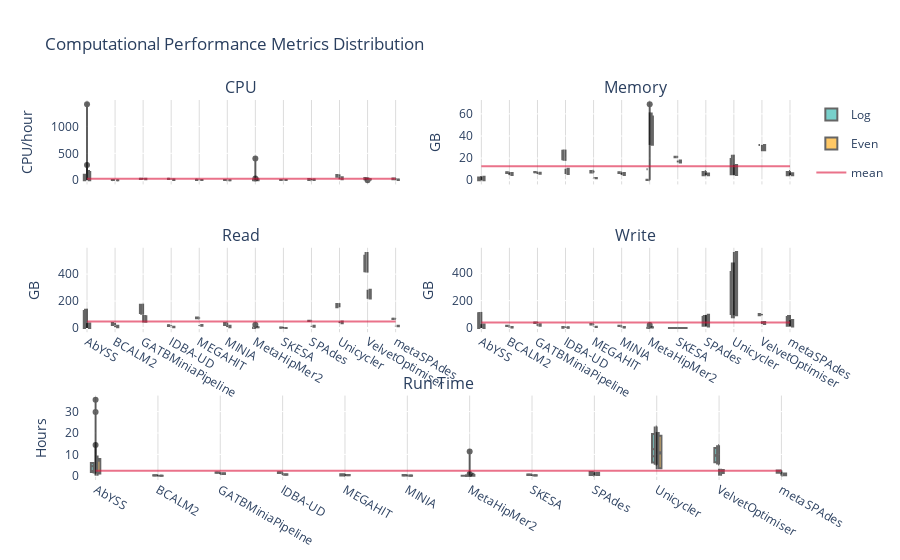

Here is the notebook cell this chart was saved with:
### Markdown cell above
###  Plot Data

### Code cell
fig_per_sample = make_subplots(rows=3, cols=2, shared_xaxes=True, 
                               subplot_titles=('CPU', 'Memory', 'Read', 'Write', 'Run Time'),
                               specs=[[{}, {}],[{}, {}],[{"colspan": 2}, None]])
row_coord = 1
col_coord = 1

for column in ['cpus', 'rss', 'rchar', 'wchar']:
    showlegend = True if (row_coord == 1 and col_coord == 1) else False

    #log
    fig_per_sample.add_trace(go.Violin(y=pipeline_stats_df[column][pipeline_stats_df['distribution'] == 'Log'],
                                    x=pipeline_stats_df['assembler'][pipeline_stats_df['distribution'] == 'Log'],
                                    legendgroup='Log', scalegroup='Log', name='Log', box_visible=True, line_color='black',
                                    meanline_visible=True, fillcolor='lightseagreen', opacity=0.6, side='negative',
                                    showlegend=showlegend, spanmode='hard'),
                          row=row_coord, col=col_coord)
    
    #even
    fig_per_sample.add_trace(go.Violin(y=pipeline_stats_df[column][pipeline_stats_df['distribution'] == 'Even'],
                                    x=pipeline_stats_df['assembler'][pipeline_stats_df['distribution'] == 'Even'],
                                    legendgroup='Even', scalegroup='Even', name='Even', box_visible=True, line_color='black',
                                    meanline_visible=True, fillcolor='orange', opacity=0.6, side='positive',
                                    showlegend=showlegend, spanmode='hard'), 
                          row=row_coord, col=col_coord)

    
    fig_per_sample.add_trace(go.Scatter(y=[pipeline_stats_df[column].mean()]*len(pipeline_stats_df['assembler']), 
                                    x=pipeline_stats_df['assembler'], mode='lines', name='mean',
                                    line=dict(color="crimson"), opacity=0.6, showlegend=showlegend),
                          row=row_coord, col=col_coord)
    if col_coord == 2:
        col_coord = 1
        row_coord += 1
    else:
        col_coord +=1

fig_per_sample.add_trace(go.Violin(y=pipeline_stats_df['time_hours'][pipeline_stats_df['distribution'] == 'Log'],
                             x=pipeline_stats_df['assembler'][pipeline_stats_df['distribution'] == 'Log'],
                                legendgroup='Log', scalegroup='Log', name='Log', box_visible=True, line_color='black',
                                meanline_visible=True, fillcolor='lightseagreen', opacity=0.6, side='negative',
                                showlegend=False, spanmode='hard'),  row=3, col=1)
fig_per_sample.add_trace(go.Violin(y=pipeline_stats_df['time_hours'][pipeline_stats_df['distribution'] == 'Even'],
                                x=pipeline_stats_df['assembler'][pipeline_stats_df['distribution'] == 'Even'],
                                legendgroup='Even', scalegroup='Even', name='Even', box_visible=True, line_color='black',
                                meanline_visible=True, fillcolor='orange', opacity=0.6, side='positive',
                                showlegend=False, spanmode='hard'),  row=3, col=1)
fig_per_sample.add_trace(go.Scatter(y=[pipeline_stats_df['time_hours'].mean()]*len(global_pipeline_stats_df['assembler']), 
                              x=global_pipeline_stats_df['assembler'], mode='lines',
                              line=dict(color="crimson"), opacity=0.6, name='Mean', showlegend=False),  row=3, col=1)

fig_per_sample.update_layout(plot_bgcolor='rgb(255,255,255)', title_text="Computational Performance Metrics Distribution")
# grid
fig_per_sample['layout']['xaxis']['gridcolor']='#DCDCDC'
fig_per_sample['layout']['xaxis2']['gridcolor']='#DCDCDC'
fig_per_sample['layout']['xaxis3']['gridcolor']='#DCDCDC'
fig_per_sample['layout']['xaxis4']['gridcolor']='#DCDCDC'
fig_per_sample['layout']['xaxis5']['gridcolor']='#DCDCDC'
# y-axis legends
fig_per_sample['layout']['yaxis']['title']='CPU/hour'
fig_per_sample['layout']['yaxis2']['title']='GB'
fig_per_sample['layout']['yaxis3']['title']='GB'
fig_per_sample['layout']['yaxis4']['title']='GB'
fig_per_sample['layout']['yaxis5']['title']='Hours'

fig_per_sample.update_layout(violingap=0, violinmode='overlay')
fig_per_sample.update_xaxes(categoryorder='category ascending')


fig_per_sample.show()

### Figure 1 — Plotly figure (JSON) as saved in the notebook; plotly's stock layout.template omitted (floating-point values rounded to 4 significant figures; data arrays with more than 128 entries replaced by an {"elided": "..."} marker saying what was removed)
{"data": [{"box": {"visible": true}, "fillcolor": "lightseagreen", "legendgroup": "Log", "line": {"color": "black"}, "meanline": {"visible": true}, "name": "Log", "opacity": 0.6, "scalegroup": "Log", "showlegend": true, "side": "negative", "spanmode": "hard", "type": "violin", "x": ["MINIA", "MINIA", "BCALM2", "SPAdes", "BCALM2", "SPAdes", "Unicycler", "GATBMiniaPipeline", "metaSPAdes", "GATBMiniaPipeline", "Unicycler", "metaSPAdes", "SKESA", "SKESA", "SPAdes", "MINIA", "SKESA", "BCALM2", "MEGAHIT", "AbYSS", "MEGAHIT", "IDBA-UD", "VelvetOptimiser", "IDBA-UD", "VelvetOptimiser", "MetaHipMer2", "IDBA-UD", "MetaHipMer2", "MetaHipMer2", "MetaHipMer2", "MetaHipMer2", "MetaHipMer2", "MetaHipMer2", "MEGAHIT", "GATBMiniaPipeline", "metaSPAdes", "VelvetOptimiser", "AbYSS", "Unicycler", "AbYSS", "AbYSS", "AbYSS"], "xaxis": "x", "y": [1.757, 3.199, 1.869, 0.5191, 2.242, 23.6, 67.27, 25.85, 26.57, 24.39, 62.82, 17.77, 4.356, 4.328, 19.29, 6.211, 6.406, 2.475, 9.852, 38.9, 0.1799, 26.85, 43.66, 28.63, 15.28, 32.66, 19.57, 0.00187, 0.00187, 0.001929, 0.001903, 0.001837, 0.002087, 10.95, 22.21, 34.88, 31.76, 284.1, 108.8, 0, 0, 0], "yaxis": "y"}, {"box": {"visible": true}, "fillcolor": "orange", "legendgroup": "Even", "line": {"color": "black"}, "meanline": {"visible": true}, "name": "Even", "opacity": 0.6, "scalegroup": "Even", "showlegend": true, "side": "positive", "spanmode": "hard", "type": "violin", "x": ["BCALM2", "MINIA", "BCALM2", "MINIA", "BCALM2", "MetaHipMer2", "MINIA", "MetaHipMer2", "MetaHipMer2", "SKESA", "MEGAHIT", "SKESA", "SKESA", "MEGAHIT", "SPAdes", "MEGAHIT", "metaSPAdes", "IDBA-UD", "IDBA-UD", "MetaHipMer2", "AbYSS", "GATBMiniaPipeline", "IDBA-UD", "metaSPAdes", "MetaHipMer2", "GATBMiniaPipeline", "MetaHipMer2", "SPAdes", "metaSPAdes", "VelvetOptimiser", "GATBMiniaPipeline", "SPAdes", "VelvetOptimiser", "VelvetOptimiser", "Unicycler", "AbYSS", "Unicycler", "Unicycler", "AbYSS", "AbYSS", "AbYSS", "BCALM2", "MINIA", "MetaHipMer2", "MetaHipMer2", "BCALM2", "MINIA", "MetaHipMer2", "BCALM2", "MINIA", "SKESA", "SKESA", "MEGAHIT", "MetaHipMer2", "SPAdes", "SKESA", "MetaHipMer2", "metaSPAdes", "MEGAHIT", "MetaHipMer2", "IDBA-UD", "MEGAHIT", "IDBA-UD", "IDBA-UD", "GATBMiniaPipeline", "metaSPAdes", "GATBMiniaPipeline", "AbYSS", "SPAdes", "VelvetOptimiser", "GATBMiniaPipeline", "metaSPAdes", "SPAdes", "VelvetOptimiser", "VelvetOptimiser", "Unicycler", "AbYSS", "Unicycler", "Unicycler", "AbYSS", "AbYSS", "AbYSS", "metaSPAdes", "MEGAHIT", "SKESA", "metaSPAdes", "BCALM2", "MEGAHIT", "BCALM2", "Unicycler", "SPAdes", "SKESA", "SPAdes", "GATBMiniaPipeline", "GATBMiniaPipeline", "SPAdes", "BCALM2", "MEGAHIT", "Unicycler", "MINIA", "SKESA", "Unicycler", "MINIA", "metaSPAdes", "MINIA", "AbYSS", "IDBA-UD", "IDBA-UD", "VelvetOptimiser", "VelvetOptimiser", "AbYSS", "VelvetOptimiser", "MetaHipMer2", "IDBA-UD", "MetaHipMer2", "MetaHipMer2", "GATBMiniaPipeline", "AbYSS", "AbYSS"], "xaxis": "x", "y": [0.5608, 0.6166, 0.7347, 0.7891, 1.017, 0.1983, 1.608, 0.2644, 0.2384, 2.172, 3.071, 2.486, 3.695, 5.116, 3.845, 5.277, 4.28, 6.52, 7.336, 8.016, 12.01, 19.31, 11.47, 10.09, 14.62, 22.44, 20.43, 11.64, 13.25, 12.74, 31.46, 13.37, 17.44, 18.89, 17.49, 156.5, 34.44, 61.24, 0, 0, 95.57, 0.5234, 0.5433, 0.1915, 0.189, 0.01155, 0.7028, 0.1841, 1.041, 1.519, 2.118, 2.386, 3.433, 6.792, 3.752, 3.511, 8.613, 4.433, 5.93, 15.16, 7.362, 5.063, 5.894, 11.52, 19.66, 10.06, 22.21, 0.2817, 11.5, 12.61, 29.97, 14.81, 13.06, 0.3115, 17.95, 16.55, 188.3, 38.18, 54.32, 0, 0, 0, 0.3608, 4.298, 2.488, 3.654, 0.6613, 6.053, 0.5537, 34.77, 14.02, 3.713, 4.093, 29.42, 19.65, 10.92, 0.9722, 3.066, 55.01, 0.732, 2.196, 15.22, 1.321, 14.41, 0.5493, 12.26, 12.18, 5.76, 17.95, 16.56, 151.9, 13.01, 6.997, 7.505, 9.033, 402.1, 22.51, 0, 1412.0], "yaxis": "y"}, {"line": {"color": "crimson"}, "mode": "lines", "name": "mean", "opacity": 0.6, "showlegend": true, "type": "scatter", "x": {"elided": "161 str values"}, "xaxis": "x", "y": {"elided": "161 float values"}, "yaxis": "y"}, {"box": {"visible": true}, "fillcolor": "lightseagreen", "legendgroup": "Log", "line": {"color": "black"}, "meanline": {"visible": true}, "name": "Log", "opacity": 0.6, "scalegroup": "Log", "showlegend": false, "side": "negative", "spanmode": "hard", "type": "violin", "x": ["MINIA", "MINIA", "BCALM2", "SPAdes", "BCALM2", "SPAdes", "Unicycler", "GATBMiniaPipeline", "metaSPAdes", "GATBMiniaPipeline", "Unicycler", "metaSPAdes", "SKESA", "SKESA", "SPAdes", "MINIA", "SKESA", "BCALM2", "MEGAHIT", "AbYSS", "MEGAHIT", "IDBA-UD", "VelvetOptimiser", "IDBA-UD", "VelvetOptimiser", "MetaHipMer2", "IDBA-UD", "MetaHipMer2", "MetaHipMer2", "MetaHipMer2", "MetaHipMer2", "MetaHipMer2", "MetaHipMer2", "MEGAHIT", "GATBMiniaPipeline", "metaSPAdes", "VelvetOptimiser", "AbYSS", "Unicycler", "AbYSS", "AbYSS", "AbYSS"], "xaxis": "x2", "y": [7.1, 6.3, 7, 8.3, 6.3, 4.6, 7.7, 7.4, 4.6, 7.3, 4.6, 4.6, 21.3, 21.1, 4.6, 7.2, 20.7, 7.3, 6.9, 2.8, 8.5, 27.7, 31.9, 23.6, 31.9, 68.7, 17.5, 0.1006, 0.0829, 0.218, 0.2163, 0.3652, 0.3595, 7.6, 7.2, 8.3, 31.9, 2.2, 23.1, 0, 0, 0], "yaxis": "y2"}, {"box": {"visible": true}, "fillcolor": "orange", "legendgroup": "Even", "line": {"color": "black"}, "meanline": {"visible": true}, "name": "Even", "opacity": 0.6, "scalegroup": "Even", "showlegend": false, "side": "positive", "spanmode": "hard", "type": "violin", "x": ["BCALM2", "MINIA", "BCALM2", "MINIA", "BCALM2", "MetaHipMer2", "MINIA", "MetaHipMer2", "MetaHipMer2", "SKESA", "MEGAHIT", "SKESA", "SKESA", "MEGAHIT", "SPAdes", "MEGAHIT", "metaSPAdes", "IDBA-UD", "IDBA-UD", "MetaHipMer2", "AbYSS", "GATBMiniaPipeline", "IDBA-UD", "metaSPAdes", "MetaHipMer2", "GATBMiniaPipeline", "MetaHipMer2", "SPAdes", "metaSPAdes", "VelvetOptimiser", "GATBMiniaPipeline", "SPAdes", "VelvetOptimiser", "VelvetOptimiser", "Unicycler", "AbYSS", "Unicycler", "Unicycler", "AbYSS", "AbYSS", "AbYSS", "BCALM2", "MINIA", "MetaHipMer2", "MetaHipMer2", "BCALM2", "MINIA", "MetaHipMer2", "BCALM2", "MINIA", "SKESA", "SKESA", "MEGAHIT", "MetaHipMer2", "SPAdes", "SKESA", "MetaHipMer2", "metaSPAdes", "MEGAHIT", "MetaHipMer2", "IDBA-UD", "MEGAHIT", "IDBA-UD", "IDBA-UD", "GATBMiniaPipeline", "metaSPAdes", "GATBMiniaPipeline", "AbYSS", "SPAdes", "VelvetOptimiser", "GATBMiniaPipeline", "metaSPAdes", "SPAdes", "VelvetOptimiser", "VelvetOptimiser", "Unicycler", "AbYSS", "Unicycler", "Unicycler", "AbYSS", "AbYSS", "AbYSS", "metaSPAdes", "MEGAHIT", "SKESA", "metaSPAdes", "BCALM2", "MEGAHIT", "BCALM2", "Unicycler", "SPAdes", "SKESA", "SPAdes", "GATBMiniaPipeline", "GATBMiniaPipeline", "SPAdes", "BCALM2", "MEGAHIT", "Unicycler", "MINIA", "SKESA", "Unicycler", "MINIA", "metaSPAdes", "MINIA", "AbYSS", "IDBA-UD", "IDBA-UD", "VelvetOptimiser", "VelvetOptimiser", "AbYSS", "VelvetOptimiser", "MetaHipMer2", "IDBA-UD", "MetaHipMer2", "MetaHipMer2", "GATBMiniaPipeline", "AbYSS", "AbYSS"], "xaxis": "x2", "y": [5.1, 5.1, 6.7, 6.6, 4.7, 32, 4.8, 31.9, 32.1, 16.1, 1.7, 17.8, 17.8, 2.1, 4.6, 2.1, 4.6, 5.7, 6, 56.9, 2.9, 6.8, 10.4, 4.9, 57.3, 6.8, 60.4, 4.6, 6.2, 27.3, 5.7, 6.5, 31.9, 31.9, 4.6, 3.3, 6.5, 13.8, 0, 0, 3.6, 5.1, 5.1, 32, 32, 6.7, 6.6, 32.9, 4.6, 4.8, 16.1, 17.8, 1.7, 56.8, 4.6, 17.8, 57.3, 4.6, 2.1, 60.1, 6, 2.1, 5.6, 10.4, 6.9, 4.6, 6.8, 3, 4.6, 26.6, 5.6, 6.9, 6.8, 31.9, 31.9, 4.7, 3.2, 6.3, 13.9, 0, 0, 0, 4.6, 2.1, 16.1, 4.6, 6.6, 2.1, 5.1, 6.5, 5.8, 17.8, 4.6, 5.8, 6.8, 4.6, 4.8, 1.7, 13.8, 6.6, 17.8, 4.5, 4.7, 6.8, 5.1, 2.9, 10.3, 5.6, 31.9, 31.9, 3.2, 26.2, 57.6, 6, 57.2, 61.3, 6.8, 0, 3.1], "yaxis": "y2"}, {"line": {"color": "crimson"}, "mode": "lines", "name": "mean", "opacity": 0.6, "showlegend": false, "type": "scatter", "x": {"elided": "161 str values"}, "xaxis": "x2", "y": {"elided": "161 float values"}, "yaxis": "y2"}, {"box": {"visible": true}, "fillcolor": "lightseagreen", "legendgroup": "Log", "line": {"color": "black"}, "meanline": {"visible": true}, "name": "Log", "opacity": 0.6, "scalegroup": "Log", "showlegend": false, "side": "negative", "spanmode": "hard", "type": "violin", "x": ["MINIA", "MINIA", "BCALM2", "SPAdes", "BCALM2", "SPAdes", "Unicycler", "GATBMiniaPipeline", "metaSPAdes", "GATBMiniaPipeline", "Unicycler", "metaSPAdes", "SKESA", "SKESA", "SPAdes", "MINIA", "SKESA", "BCALM2", "MEGAHIT", "AbYSS", "MEGAHIT", "IDBA-UD", "VelvetOptimiser", "IDBA-UD", "VelvetOptimiser", "MetaHipMer2", "IDBA-UD", "MetaHipMer2", "MetaHipMer2", "MetaHipMer2", "MetaHipMer2", "MetaHipMer2", "MetaHipMer2", "MEGAHIT", "GATBMiniaPipeline", "metaSPAdes", "VelvetOptimiser", "AbYSS", "Unicycler", "AbYSS", "AbYSS", "AbYSS"], "xaxis": "x3", "y": [19, 34.6, 18.7, 53.4, 33.4, 52.9, 153.9, 180.7, 68.6, 150.1, 184.9, 66.8, 2.8, 3, 51.1, 39, 2, 37.8, 70.8, 121.1, 77.6, 17.6, 564.2, 20.9, 411.3, 24.5, 14.3, 0.0173, 0.0173, 0.0173, 0.0173, 0.0173, 0.0173, 76.2, 98.6, 69.3, 451.5, 143.7, 155.7, 0, 0, 0], "yaxis": "y3"}, {"box": {"visible": true}, "fillcolor": "orange", "legendgroup": "Even", "line": {"color": "black"}, "meanline": {"visible": true}, "name": "Even", "opacity": 0.6, "scalegroup": "Even", "showlegend": false, "side": "positive", "spanmode": "hard", "type": "violin", "x": ["BCALM2", "MINIA", "BCALM2", "MINIA", "BCALM2", "MetaHipMer2", "MINIA", "MetaHipMer2", "MetaHipMer2", "SKESA", "MEGAHIT", "SKESA", "SKESA", "MEGAHIT", "SPAdes", "MEGAHIT", "metaSPAdes", "IDBA-UD", "IDBA-UD", "MetaHipMer2", "AbYSS", "GATBMiniaPipeline", "IDBA-UD", "metaSPAdes", "MetaHipMer2", "GATBMiniaPipeline", "MetaHipMer2", "SPAdes", "metaSPAdes", "VelvetOptimiser", "GATBMiniaPipeline", "SPAdes", "VelvetOptimiser", "VelvetOptimiser", "Unicycler", "AbYSS", "Unicycler", "Unicycler", "AbYSS", "AbYSS", "AbYSS", "BCALM2", "MINIA", "MetaHipMer2", "MetaHipMer2", "BCALM2", "MINIA", "MetaHipMer2", "BCALM2", "MINIA", "SKESA", "SKESA", "MEGAHIT", "MetaHipMer2", "SPAdes", "SKESA", "MetaHipMer2", "metaSPAdes", "MEGAHIT", "MetaHipMer2", "IDBA-UD", "MEGAHIT", "IDBA-UD", "IDBA-UD", "GATBMiniaPipeline", "metaSPAdes", "GATBMiniaPipeline", "AbYSS", "SPAdes", "VelvetOptimiser", "GATBMiniaPipeline", "metaSPAdes", "SPAdes", "VelvetOptimiser", "VelvetOptimiser", "Unicycler", "AbYSS", "Unicycler", "Unicycler", "AbYSS", "AbYSS", "AbYSS", "metaSPAdes", "MEGAHIT", "SKESA", "metaSPAdes", "BCALM2", "MEGAHIT", "BCALM2", "Unicycler", "SPAdes", "SKESA", "SPAdes", "GATBMiniaPipeline", "GATBMiniaPipeline", "SPAdes", "BCALM2", "MEGAHIT", "Unicycler", "MINIA", "SKESA", "Unicycler", "MINIA", "metaSPAdes", "MINIA", "AbYSS", "IDBA-UD", "IDBA-UD", "VelvetOptimiser", "VelvetOptimiser", "AbYSS", "VelvetOptimiser", "MetaHipMer2", "IDBA-UD", "MetaHipMer2", "MetaHipMer2", "GATBMiniaPipeline", "AbYSS", "AbYSS"], "xaxis": "x3", "y": [5.9, 6.5, 8.5, 9.1, 16.2, 4.9, 17.3, 6.3, 5.8, 0.3685, 16.5, 0.9135, 0.8848, 20.6, 9.6, 22.3, 12.6, 5.3, 5.8, 5, 25.1, 40.5, 8.8, 15.8, 5.9, 61.4, 6.4, 15.7, 16.2, 236.1, 89.7, 15.9, 283.9, 218.7, 36.2, 33.3, 46.8, 48, 0, 0, 36.8, 5.9, 6.5, 6.3, 5.8, 8.5, 9.1, 4.9, 16.2, 17.3, 0.3685, 0.9135, 16.5, 5, 9.6, 0.8848, 5.9, 12.6, 22.3, 6.4, 5.8, 20.6, 5.3, 8.8, 47.6, 15.8, 63.9, 25, 15.7, 236.1, 96.8, 16.2, 15.9, 283.9, 216.7, 36.2, 33.3, 46.8, 48, 0, 0, 0, 15.8, 20.6, 0.3685, 12.6, 8.5, 22.3, 5.9, 46.8, 15.9, 0.8848, 9.6, 86.2, 42.3, 15.7, 16.2, 16.5, 48, 9.1, 0.9135, 36.2, 17.3, 16.2, 6.5, 25.1, 8.8, 5.3, 219.1, 283.9, 33.3, 236.1, 5, 5.8, 5.9, 6.6, 59, 0, 36.8], "yaxis": "y3"}, {"line": {"color": "crimson"}, "mode": "lines", "name": "mean", "opacity": 0.6, "showlegend": false, "type": "scatter", "x": {"elided": "161 str values"}, "xaxis": "x3", "y": {"elided": "161 float values"}, "yaxis": "y3"}, {"box": {"visible": true}, "fillcolor": "lightseagreen", "legendgroup": "Log", "line": {"color": "black"}, "meanline": {"visible": true}, "name": "Log", "opacity": 0.6, "scalegroup": "Log", "showlegend": false, "side": "negative", "spanmode": "hard", "type": "violin", "x": ["MINIA", "MINIA", "BCALM2", "SPAdes", "BCALM2", "SPAdes", "Unicycler", "GATBMiniaPipeline", "metaSPAdes", "GATBMiniaPipeline", "Unicycler", "metaSPAdes", "SKESA", "SKESA", "SPAdes", "MINIA", "SKESA", "BCALM2", "MEGAHIT", "AbYSS", "MEGAHIT", "IDBA-UD", "VelvetOptimiser", "IDBA-UD", "VelvetOptimiser", "MetaHipMer2", "IDBA-UD", "MetaHipMer2", "MetaHipMer2", "MetaHipMer2", "MetaHipMer2", "MetaHipMer2", "MetaHipMer2", "MEGAHIT", "GATBMiniaPipeline", "metaSPAdes", "VelvetOptimiser", "AbYSS", "Unicycler", "AbYSS", "AbYSS", "AbYSS"], "xaxis": "x4", "y": [13.6, 14.6, 13.6, 95, 14.6, 34, 197.5, 42.5, 33.9, 36.1, 70.7, 11.8, 0.0028, 0.0086, 11.8, 16.8, 0.008, 16.8, 24.7, 105.3, 28.3, 6.9, 92, 5.7, 102.9, 21.5, 1.5, 9.17e-05, 9.121e-05, 9.854e-05, 9.775e-05, 0.0001057, 0.0001051, 29.4, 35.9, 95.2, 97.7, 117.6, 479.1, 0, 0, 0], "yaxis": "y4"}, {"box": {"visible": true}, "fillcolor": "orange", "legendgroup": "Even", "line": {"color": "black"}, "meanline": {"visible": true}, "name": "Even", "opacity": 0.6, "scalegroup": "Even", "showlegend": false, "side": "positive", "spanmode": "hard", "type": "violin", "x": ["BCALM2", "MINIA", "BCALM2", "MINIA", "BCALM2", "MetaHipMer2", "MINIA", "MetaHipMer2", "MetaHipMer2", "SKESA", "MEGAHIT", "SKESA", "SKESA", "MEGAHIT", "SPAdes", "MEGAHIT", "metaSPAdes", "IDBA-UD", "IDBA-UD", "MetaHipMer2", "AbYSS", "GATBMiniaPipeline", "IDBA-UD", "metaSPAdes", "MetaHipMer2", "GATBMiniaPipeline", "MetaHipMer2", "SPAdes", "metaSPAdes", "VelvetOptimiser", "GATBMiniaPipeline", "SPAdes", "VelvetOptimiser", "VelvetOptimiser", "Unicycler", "AbYSS", "Unicycler", "Unicycler", "AbYSS", "AbYSS", "AbYSS", "BCALM2", "MINIA", "MetaHipMer2", "MetaHipMer2", "BCALM2", "MINIA", "MetaHipMer2", "BCALM2", "MINIA", "SKESA", "SKESA", "MEGAHIT", "MetaHipMer2", "SPAdes", "SKESA", "MetaHipMer2", "metaSPAdes", "MEGAHIT", "MetaHipMer2", "IDBA-UD", "MEGAHIT", "IDBA-UD", "IDBA-UD", "GATBMiniaPipeline", "metaSPAdes", "GATBMiniaPipeline", "AbYSS", "SPAdes", "VelvetOptimiser", "GATBMiniaPipeline", "metaSPAdes", "SPAdes", "VelvetOptimiser", "VelvetOptimiser", "Unicycler", "AbYSS", "Unicycler", "Unicycler", "AbYSS", "AbYSS", "AbYSS", "metaSPAdes", "MEGAHIT", "SKESA", "metaSPAdes", "BCALM2", "MEGAHIT", "BCALM2", "Unicycler", "SPAdes", "SKESA", "SPAdes", "GATBMiniaPipeline", "GATBMiniaPipeline", "SPAdes", "BCALM2", "MEGAHIT", "Unicycler", "MINIA", "SKESA", "Unicycler", "MINIA", "metaSPAdes", "MINIA", "AbYSS", "IDBA-UD", "IDBA-UD", "VelvetOptimiser", "VelvetOptimiser", "AbYSS", "VelvetOptimiser", "MetaHipMer2", "IDBA-UD", "MetaHipMer2", "MetaHipMer2", "GATBMiniaPipeline", "AbYSS", "AbYSS"], "xaxis": "x4", "y": [3.4, 3.5, 4.3, 4.4, 6.8, 4.4, 6.8, 4.1, 5.2, 0.0288, 6.9, 0.0289, 0.0291, 8, 11.2, 9.5, 11.3, 2.5, 2.6, 4.7, 21.9, 16, 5, 31.8, 5.7, 19.5, 5.8, 53.2, 57.7, 29.3, 28.2, 96.3, 34.8, 44.3, 93.8, 25.4, 281.9, 555.6, 0, 0, 28, 3.4, 3.5, 4.1, 5.2, 4.3, 4.4, 4.4, 6.8, 6.8, 0.0288, 0.0289, 6.9, 4.7, 11.2, 0.0291, 5.7, 11.3, 9.5, 5.8, 2.6, 8, 2.5, 5, 16.1, 31.8, 19.5, 21.9, 53.2, 29.3, 28.2, 57.7, 96.3, 34.8, 43.2, 93.8, 25.4, 281.9, 555.6, 0, 0, 0, 31.8, 8, 0.0288, 11.3, 4.3, 9.5, 3.4, 281.9, 96.3, 0.0291, 11.2, 28.2, 16.1, 53.2, 6.8, 6.9, 555.6, 4.4, 0.0289, 93.8, 6.8, 57.7, 3.5, 21.9, 5, 2.5, 50, 34.8, 25.4, 29.3, 4.7, 2.6, 5.7, 5.9, 19.4, 0, 28], "yaxis": "y4"}, {"line": {"color": "crimson"}, "mode": "lines", "name": "mean", "opacity": 0.6, "showlegend": false, "type": "scatter", "x": {"elided": "161 str values"}, "xaxis": "x4", "y": {"elided": "161 float values"}, "yaxis": "y4"}, {"box": {"visible": true}, "fillcolor": "lightseagreen", "legendgroup": "Log", "line": {"color": "black"}, "meanline": {"visible": true}, "name": "Log", "opacity": 0.6, "scalegroup": "Log", "showlegend": false, "side": "negative", "spanmode": "hard", "type": "violin", "x": ["MINIA", "MINIA", "BCALM2", "SPAdes", "BCALM2", "SPAdes", "Unicycler", "GATBMiniaPipeline", "metaSPAdes", "GATBMiniaPipeline", "Unicycler", "metaSPAdes", "SKESA", "SKESA", "SPAdes", "MINIA", "SKESA", "BCALM2", "MEGAHIT", "AbYSS", "MEGAHIT", "IDBA-UD", "VelvetOptimiser", "IDBA-UD", "VelvetOptimiser", "MetaHipMer2", "IDBA-UD", "MetaHipMer2", "MetaHipMer2", "MetaHipMer2", "MetaHipMer2", "MetaHipMer2", "MetaHipMer2", "MEGAHIT", "GATBMiniaPipeline", "metaSPAdes", "VelvetOptimiser", "AbYSS", "Unicycler", "AbYSS", "AbYSS", "AbYSS"], "xaxis": "x5", "y": [0.12, 0.24, 0.11, 0.04, 0.24, 1.81, 9.12, 1.48, 2.06, 1.57, 5.17, 1.18, 0.45, 0.4, 1.49, 0.33, 0.62, 0.21, 0.58, 1.93, 0.01, 1.56, 14.26, 1.7, 5.26, 0.79, 1.15, 0, 0, 0, 0, 0, 0, 0.7, 1.42, 2.62, 9.38, 14.38, 23.05, 1.09, 2.1, 3.1], "yaxis": "y5"}, {"box": {"visible": true}, "fillcolor": "orange", "legendgroup": "Even", "line": {"color": "black"}, "meanline": {"visible": true}, "name": "Even", "opacity": 0.6, "scalegroup": "Even", "showlegend": false, "side": "positive", "spanmode": "hard", "type": "violin", "x": ["BCALM2", "MINIA", "BCALM2", "MINIA", "BCALM2", "MetaHipMer2", "MINIA", "MetaHipMer2", "MetaHipMer2", "SKESA", "MEGAHIT", "SKESA", "SKESA", "MEGAHIT", "SPAdes", "MEGAHIT", "metaSPAdes", "IDBA-UD", "IDBA-UD", "MetaHipMer2", "AbYSS", "GATBMiniaPipeline", "IDBA-UD", "metaSPAdes", "MetaHipMer2", "GATBMiniaPipeline", "MetaHipMer2", "SPAdes", "metaSPAdes", "VelvetOptimiser", "GATBMiniaPipeline", "SPAdes", "VelvetOptimiser", "VelvetOptimiser", "Unicycler", "AbYSS", "Unicycler", "Unicycler", "AbYSS", "AbYSS", "AbYSS", "BCALM2", "MINIA", "MetaHipMer2", "MetaHipMer2", "BCALM2", "MINIA", "MetaHipMer2", "BCALM2", "MINIA", "SKESA", "SKESA", "MEGAHIT", "MetaHipMer2", "SPAdes", "SKESA", "MetaHipMer2", "metaSPAdes", "MEGAHIT", "MetaHipMer2", "IDBA-UD", "MEGAHIT", "IDBA-UD", "IDBA-UD", "GATBMiniaPipeline", "metaSPAdes", "GATBMiniaPipeline", "AbYSS", "SPAdes", "VelvetOptimiser", "GATBMiniaPipeline", "metaSPAdes", "SPAdes", "VelvetOptimiser", "VelvetOptimiser", "Unicycler", "AbYSS", "Unicycler", "Unicycler", "AbYSS", "AbYSS", "AbYSS", "metaSPAdes", "MEGAHIT", "SKESA", "metaSPAdes", "BCALM2", "MEGAHIT", "BCALM2", "Unicycler", "SPAdes", "SKESA", "SPAdes", "GATBMiniaPipeline", "GATBMiniaPipeline", "SPAdes", "BCALM2", "MEGAHIT", "Unicycler", "MINIA", "SKESA", "Unicycler", "MINIA", "metaSPAdes", "MINIA", "AbYSS", "IDBA-UD", "IDBA-UD", "VelvetOptimiser", "VelvetOptimiser", "AbYSS", "VelvetOptimiser", "MetaHipMer2", "IDBA-UD", "MetaHipMer2", "MetaHipMer2", "GATBMiniaPipeline", "AbYSS", "AbYSS"], "xaxis": "x5", "y": [0.04, 0.05, 0.06, 0.06, 0.09, 0.03, 0.11, 0.04, 0.04, 0.18, 0.22, 0.21, 0.28, 0.31, 0.35, 0.36, 0.36, 0.42, 0.45, 0.2, 0.61, 0.8, 0.73, 0.83, 0.39, 1.06, 0.6, 1.11, 1.15, 1.26, 1.33, 1.41, 1.94, 2.87, 3.43, 7.84, 10.47, 20.43, 1.08, 29.83, 1.61, 0.04, 0.04, 0.03, 0.03, 0, 0.05, 0.04, 0.08, 0.11, 0.19, 0.19, 0.21, 0.17, 0.24, 0.25, 0.2, 0.3, 0.36, 0.37, 0.43, 0.46, 0.49, 0.69, 0.8, 0.87, 1, 0.02, 1.07, 1.19, 1.31, 1.38, 1.39, 0.03, 2.6, 3.49, 9.47, 10.42, 18.59, 1.09, 1.1, 1.09, 0.03, 0.27, 0.2, 0.27, 0.06, 0.37, 0.06, 9.88, 1.48, 0.25, 0.36, 1.1, 0.68, 0.96, 0.07, 0.2, 19.1, 0.06, 0.18, 3.06, 0.14, 1.09, 0.04, 0.63, 0.87, 0.34, 3.27, 1.93, 7.62, 1.4, 0.18, 0.46, 0.22, 11.36, 0.85, 1.09, 35.52], "yaxis": "y5"}, {"line": {"color": "crimson"}, "mode": "lines", "name": "Mean", "opacity": 0.6, "showlegend": false, "type": "scatter", "x": ["BCALM2", "MINIA", "MetaHipMer2", "SKESA", "MEGAHIT", "SPAdes", "metaSPAdes", "IDBA-UD", "AbYSS", "GATBMiniaPipeline", "VelvetOptimiser", "Unicycler", "BCALM2", "MINIA", "MetaHipMer2", "SKESA", "MEGAHIT", "SPAdes", "metaSPAdes", "IDBA-UD", "GATBMiniaPipeline", "AbYSS", "VelvetOptimiser", "Unicycler", "metaSPAdes", "MINIA", "MEGAHIT", "BCALM2", "SKESA", "SPAdes", "Unicycler", "GATBMiniaPipeline", "AbYSS", "IDBA-UD", "VelvetOptimiser", "MetaHipMer2"], "xaxis": "x5", "y": [2.322, 2.322, 2.322, 2.322, 2.322, 2.322, 2.322, 2.322, 2.322, 2.322, 2.322, 2.322, 2.322, 2.322, 2.322, 2.322, 2.322, 2.322, 2.322, 2.322, 2.322, 2.322, 2.322, 2.322, 2.322, 2.322, 2.322, 2.322, 2.322, 2.322, 2.322, 2.322, 2.322, 2.322, 2.322, 2.322], "yaxis": "y5"}], "layout": {"annotations": [{"font": {"size": 16}, "showarrow": false, "text": "CPU", "x": 0.225, "xanchor": "center", "xref": "paper", "y": 1, "yanchor": "bottom", "yref": "paper"}, {"font": {"size": 16}, "showarrow": false, "text": "Memory", "x": 0.775, "xanchor": "center", "xref": "paper", "y": 1, "yanchor": "bottom", "yref": "paper"}, {"font": {"size": 16}, "showarrow": false, "text": "Read", "x": 0.225, "xanchor": "center", "xref": "paper", "y": 0.6111, "yanchor": "bottom", "yref": "paper"}, {"font": {"size": 16}, "showarrow": false, "text": "Write", "x": 0.775, "xanchor": "center", "xref": "paper", "y": 0.6111, "yanchor": "bottom", "yref": "paper"}, {"font": {"size": 16}, "showarrow": false, "text": "Run Time", "x": 0.5, "xanchor": "center", "xref": "paper", "y": 0.2222, "yanchor": "bottom", "yref": "paper"}], "plot_bgcolor": "rgb(255,255,255)", "title": {"text": "Computational Performance Metrics Distribution"}, "violingap": 0, "violinmode": "overlay", "xaxis": {"anchor": "y", "categoryorder": "category ascending", "domain": [0, 0.45], "gridcolor": "#DCDCDC", "matches": "x3", "showticklabels": false}, "xaxis2": {"anchor": "y2", "categoryorder": "category ascending", "domain": [0.55, 1], "gridcolor": "#DCDCDC", "matches": "x4", "showticklabels": false}, "xaxis3": {"anchor": "y3", "categoryorder": "category ascending", "domain": [0, 0.45], "gridcolor": "#DCDCDC"}, "xaxis4": {"anchor": "y4", "categoryorder": "category ascending", "domain": [0.55, 1], "gridcolor": "#DCDCDC"}, "xaxis5": {"anchor": "y5", "categoryorder": "category ascending", "domain": [0, 1], "gridcolor": "#DCDCDC"}, "yaxis": {"anchor": "x", "domain": [0.7778, 1], "title": {"text": "CPU/hour"}}, "yaxis2": {"anchor": "x2", "domain": [0.7778, 1], "title": {"text": "GB"}}, "yaxis3": {"anchor": "x3", "domain": [0.3889, 0.6111], "title": {"text": "GB"}}, "yaxis4": {"anchor": "x4", "domain": [0.3889, 0.6111], "title": {"text": "GB"}}, "yaxis5": {"anchor": "x5", "domain": [0, 0.2222], "title": {"text": "Hours"}}}}
